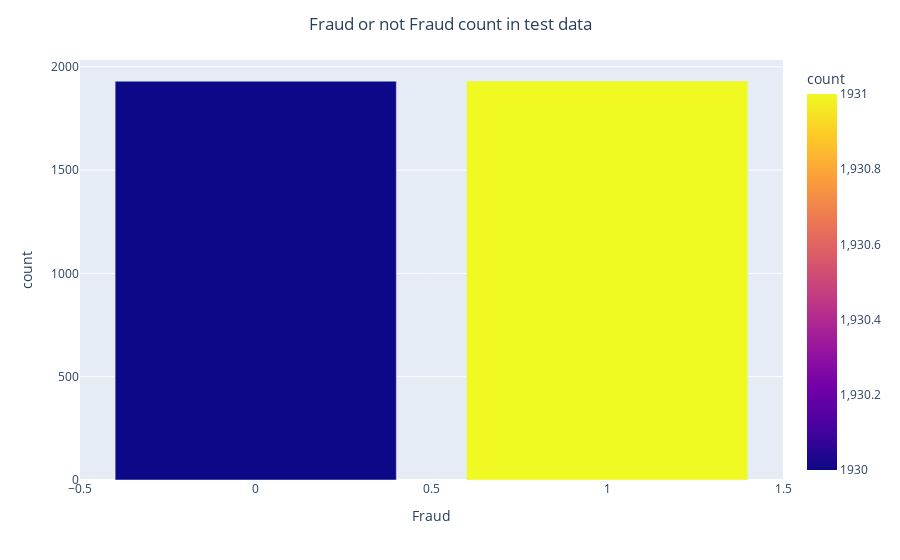

Notebook source saved alongside this figure:
### Code cell
fig = px.bar(test_data['is_fraud'].value_counts().rename_axis('Fraud').reset_index(name='count'), x="Fraud", y="count", color="count")
fig.update_layout(title_text="Fraud or not Fraud count in test data", title_x=0.5)
fig.show()

### Figure 1 — Plotly figure (JSON) as saved in the notebook; plotly's stock layout.template omitted (floating-point values rounded to 4 significant figures)
{"data": [{"alignmentgroup": "True", "hovertemplate": "Fraud=%{x}<br>count=%{marker.color}<extra></extra>", "legendgroup": "", "marker": {"color": [1931, 1930], "coloraxis": "coloraxis", "pattern": {"shape": ""}}, "name": "", "offsetgroup": "", "orientation": "v", "showlegend": false, "textposition": "auto", "type": "bar", "x": [1, 0], "xaxis": "x", "y": [1931, 1930], "yaxis": "y"}], "layout": {"barmode": "relative", "coloraxis": {"colorbar": {"title": {"text": "count"}}, "colorscale": [[0, "#0d0887"], [0.1111, "#46039f"], [0.2222, "#7201a8"], [0.3333, "#9c179e"], [0.4444, "#bd3786"], [0.5556, "#d8576b"], [0.6667, "#ed7953"], [0.7778, "#fb9f3a"], [0.8889, "#fdca26"], [1, "#f0f921"]]}, "legend": {"tracegroupgap": 0}, "margin": {"t": 60}, "title": {"text": "Fraud or not Fraud count in test data", "x": 0.5}, "xaxis": {"anchor": "y", "domain": [0, 1], "title": {"text": "Fraud"}}, "yaxis": {"anchor": "x", "domain": [0, 1], "title": {"text": "count"}}}}
